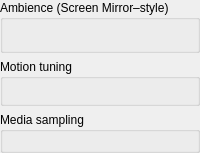
<?xml version="1.0" encoding="UTF-8"?>
<ui version="4.0">
 <class>MediaTextureAmbienceBlock</class>
 <widget class="QWidget" name="MediaTextureAmbienceBlock">
  <layout class="QVBoxLayout" name="mainLayout">
   <property name="leftMargin"><number>0</number></property>
   <property name="topMargin"><number>0</number></property>
   <property name="rightMargin"><number>0</number></property>
   <property name="bottomMargin"><number>0</number></property>
   <item>
    <widget class="QGroupBox" name="ambienceGroup">
     <property name="title">
      <string>Ambience (Screen Mirror–style)</string>
     </property>
     <layout class="QVBoxLayout" name="ambienceLayout">
      <property name="leftMargin"><number>4</number></property>
      <property name="topMargin"><number>8</number></property>
      <property name="rightMargin"><number>4</number></property>
      <property name="bottomMargin"><number>4</number></property>
      <item>
       <widget class="EffectSliderRow" name="ambienceDistRow" native="true"/>
      </item>
      <item>
       <widget class="EffectSliderRow" name="ambienceCurveRow" native="true"/>
      </item>
      <item>
       <widget class="EffectSliderRow" name="ambienceEdgeRow" native="true"/>
      </item>
      <item>
       <widget class="EffectSliderRow" name="ambiencePropRow" native="true"/>
      </item>
     </layout>
    </widget>
   </item>
   <item>
    <widget class="QGroupBox" name="motionGroup">
     <property name="title">
      <string>Motion tuning</string>
     </property>
     <layout class="QVBoxLayout" name="motionLayout">
      <property name="leftMargin"><number>4</number></property>
      <property name="topMargin"><number>8</number></property>
      <property name="rightMargin"><number>4</number></property>
      <property name="bottomMargin"><number>4</number></property>
      <item>
       <widget class="EffectSliderRow" name="motionScrollRow" native="true"/>
      </item>
      <item>
       <widget class="EffectSliderRow" name="motionWarpRow" native="true"/>
      </item>
      <item>
       <widget class="EffectSliderRow" name="motionPhaseRow" native="true"/>
      </item>
     </layout>
    </widget>
   </item>
   <item>
    <widget class="QGroupBox" name="mediaGroup">
     <property name="title">
      <string>Media sampling</string>
     </property>
     <layout class="QVBoxLayout" name="mediaLayout">
      <property name="leftMargin"><number>4</number></property>
      <property name="topMargin"><number>8</number></property>
      <property name="rightMargin"><number>4</number></property>
      <property name="bottomMargin"><number>4</number></property>
      <item>
       <widget class="EffectCheckRow" name="tileRepeatRow" native="true"/>
      </item>
      <item>
       <widget class="EffectSliderRow" name="mediaResolutionRow" native="true"/>
      </item>
     </layout>
    </widget>
   </item>
  </layout>
 </widget>
 <customwidgets>
  <customwidget>
   <class>EffectSliderRow</class>
   <extends>QWidget</extends>
   <header>EffectSliderRow.h</header>
   <container>1</container>
  </customwidget>
  <customwidget>
   <class>EffectCheckRow</class>
   <extends>QWidget</extends>
   <header>EffectCheckRow.h</header>
   <container>1</container>
  </customwidget>
 </customwidgets>
 <resources/>
 <connections/>
</ui>
